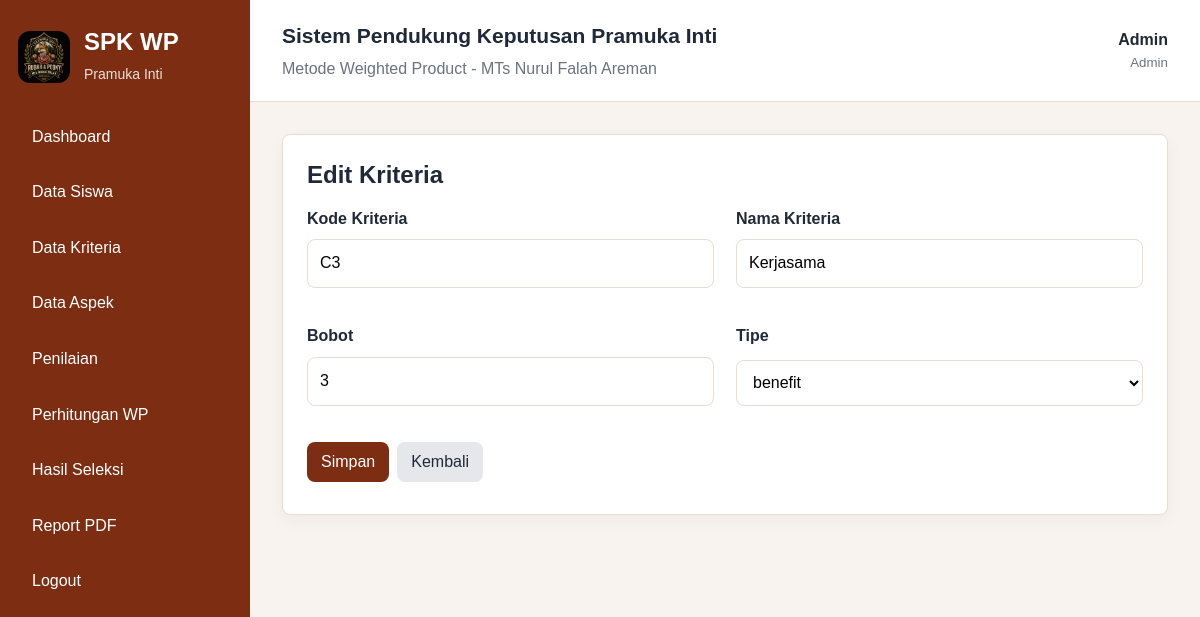
Page /pages/kriteria/edit.php?id=3 (signed in) on the earlier database version.
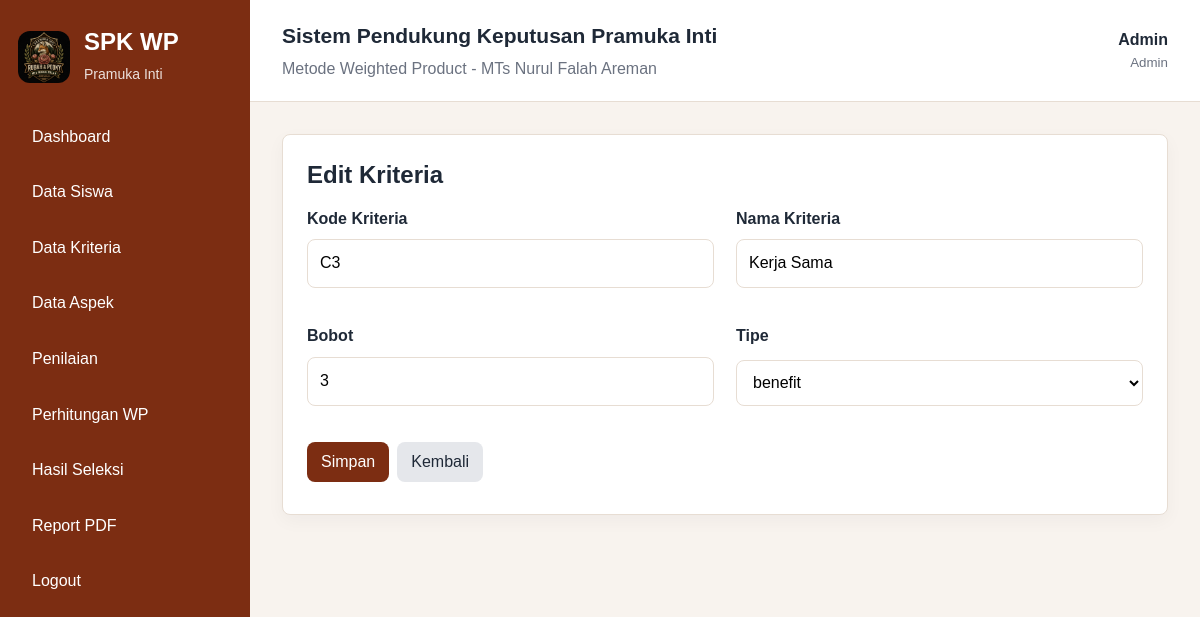
Same page on the later database version.
### tables this page shows
CREATE TABLE kriteria (
    id_kriteria INT AUTO_INCREMENT PRIMARY KEY,
    kode_kriteria VARCHAR(10) NOT NULL UNIQUE,
    nama_kriteria VARCHAR(100) NOT NULL,
    bobot FLOAT NOT NULL,
    tipe ENUM('benefit','cost') NOT NULL DEFAULT 'benefit'
);

### includes/auth.php (called while the page is built, shortened)
<?php
function e($value): string
{
    return htmlspecialchars((string) $value, ENT_QUOTES, 'UTF-8');
}

### pages/kriteria/edit.php (the view, shortened to what this page needs)
<?php
require_once __DIR__ . '/../../config/database.php';
require_once __DIR__ . '/../../includes/auth.php';
$id = (int) ($_GET['id'] ?? 0);
$stmt = $pdo->prepare('SELECT * FROM kriteria WHERE id_kriteria=?');
$stmt->execute([$id]);
$data = $stmt->fetch();
$errors = [];
include __DIR__ . '/../../includes/header.php';
?>
<div class="card"><h2>Edit Kriteria</h2><?php print_errors($errors); ?><form method="post">
    <div class="form-grid">
        <div class="form-group"><label>Kode Kriteria</label><input name="kode_kriteria" required value="<?= e($_POST['kode_kriteria'] ?? $data['kode_kriteria']) ?>"></div>
        <div class="form-group"><label>Nama Kriteria</label><input name="nama_kriteria" required value="<?= e($_POST['nama_kriteria'] ?? $data['nama_kriteria']) ?>"></div>
        <div class="form-group"><label>Bobot</label><input type="number" step="0.01" min="0.01" name="bobot" required value="<?= e($_POST['bobot'] ?? $data['bobot']) ?>"></div>
        <div class="form-group"><label>Tipe</label><select name="tipe" required><?php foreach (['benefit','cost'] as $tipe): ?><option value="<?= e($tipe) ?>" <?= $data['tipe'] === $tipe ? 'selected' : '' ?>><?= e($tipe) ?></option><?php endforeach; ?></select></div>
    </div><button class="btn btn-primary" type="submit">Simpan</button><a class="btn" href="index.php">Kembali</a>
</form></div>
<?php include __DIR__ . '/../../includes/footer.php'; ?>

Differences in the rows shown:
changed kriteria: nama_kriteria "Kerjasama" → "Kerja Sama"
